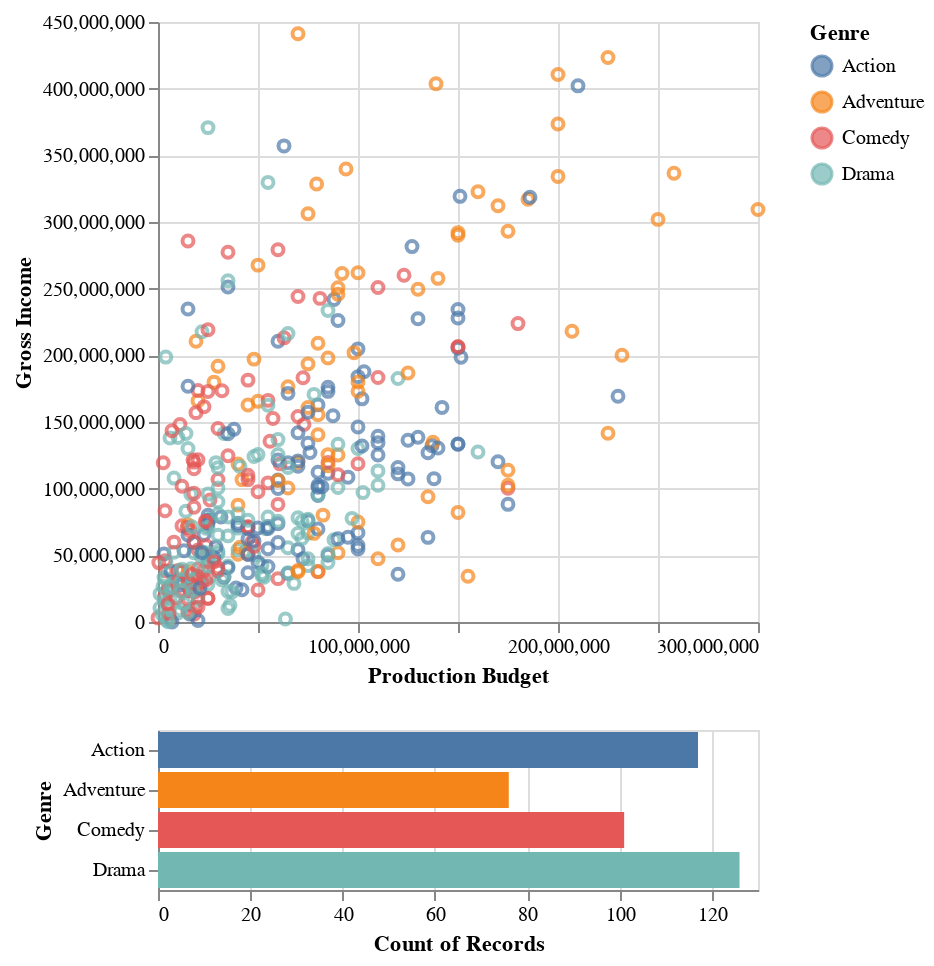

Notebook code cell kept with this figure:
### Code cell
base_plot = alt.Chart(movies)

scatterplot = base_plot.mark_point().encode(
    x=alt.X("Production Budget:Q").scale(zero=False),
    y=alt.Y("Gross Income:Q").scale(zero=False),
    color=alt.condition(brush_selection, "Genre:N", alt.value("gray")),
    opacity=alt.condition(brush_selection, alt.value(0.7), alt.value(0.3))
).add_params(
    brush_selection
)

histogram = base_plot.mark_bar().encode(
    y="Genre:N",
    color="Genre:N",
    x="count():Q",
).transform_filter(
    brush_selection
)

scatterplot & histogram

### Figure 1 — Vega-Lite specification as saved in the notebook (floating-point values rounded to 4 significant figures; data arrays with more than 128 entries replaced by an {"elided": "..."} marker saying what was removed)
{"config": {"view": {"continuousWidth": 300, "continuousHeight": 300}}, "vconcat": [{"mark": {"type": "point"}, "encoding": {"color": {"condition": {"param": "param_3", "field": "Genre", "type": "nominal"}, "value": "gray"}, "opacity": {"condition": {"param": "param_3", "value": 0.7}, "value": 0.3}, "x": {"field": "Production Budget", "scale": {"zero": false}, "type": "quantitative"}, "y": {"field": "Gross Income", "scale": {"zero": false}, "type": "quantitative"}}, "name": "view_4"}, {"mark": {"type": "bar"}, "encoding": {"color": {"field": "Genre", "type": "nominal"}, "x": {"aggregate": "count", "type": "quantitative"}, "y": {"field": "Genre", "type": "nominal"}}, "transform": [{"filter": {"param": "param_3"}}]}], "data": {"name": "data-12ac518e5003bd358c33200d87879179"}, "params": [{"name": "param_3", "select": {"type": "interval"}, "views": ["view_4"]}], "$schema": "https://vega.github.io/schema/vega-lite/v5.15.1.json", "datasets": {"data-12ac518e5003bd358c33200d87879179": {"elided": "420 records"}}}
